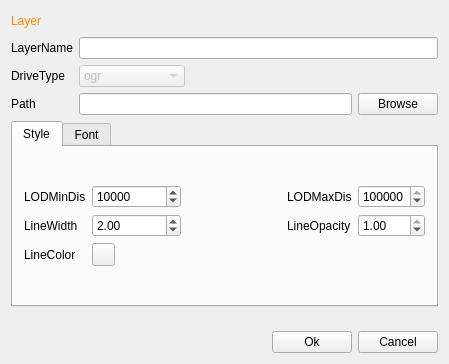
<?xml version="1.0" encoding="UTF-8"?>
<ui version="4.0">
 <class>CVectorLayerDialog</class>
 <widget class="QWidget" name="CVectorLayerDialog">
  <property name="geometry">
   <rect>
    <x>0</x>
    <y>0</y>
    <width>449</width>
    <height>364</height>
   </rect>
  </property>
  <property name="windowTitle">
   <string>CVectorLayerDialog</string>
  </property>
  <layout class="QGridLayout" name="gridLayout_3">
   <item row="0" column="0" colspan="2">
    <layout class="QHBoxLayout" name="horizontalLayout">
     <item>
      <widget class="QLabel" name="label_layer">
       <property name="styleSheet">
        <string notr="true">color: rgb(249, 133, 0);</string>
       </property>
       <property name="text">
        <string>Layer</string>
       </property>
      </widget>
     </item>
     <item>
      <spacer name="horizontalSpacer">
       <property name="orientation">
        <enum>Qt::Horizontal</enum>
       </property>
       <property name="sizeHint" stdset="0">
        <size>
         <width>40</width>
         <height>20</height>
        </size>
       </property>
      </spacer>
     </item>
    </layout>
   </item>
   <item row="1" column="0">
    <layout class="QVBoxLayout" name="verticalLayout_3">
     <item>
      <widget class="QLabel" name="label_layerName">
       <property name="text">
        <string>LayerName</string>
       </property>
      </widget>
     </item>
     <item>
      <widget class="QLabel" name="label_driveType">
       <property name="text">
        <string>DriveType</string>
       </property>
      </widget>
     </item>
     <item>
      <widget class="QLabel" name="label_path">
       <property name="text">
        <string>Path</string>
       </property>
      </widget>
     </item>
    </layout>
   </item>
   <item row="1" column="1">
    <layout class="QVBoxLayout" name="verticalLayout_4">
     <item>
      <widget class="QLineEdit" name="lineEdit_layerName"/>
     </item>
     <item>
      <layout class="QHBoxLayout" name="horizontalLayout_13">
       <item>
        <widget class="QComboBox" name="comboBox_driveType">
         <property name="enabled">
          <bool>false</bool>
         </property>
         <property name="maximumSize">
          <size>
           <width>16777215</width>
           <height>50</height>
          </size>
         </property>
         <item>
          <property name="text">
           <string>ogr</string>
          </property>
         </item>
         <item>
          <property name="text">
           <string>feature_geom</string>
          </property>
         </item>
         <item>
          <property name="text">
           <string>hgvector</string>
          </property>
         </item>
         <item>
          <property name="text">
           <string>raster</string>
          </property>
         </item>
         <item>
          <property name="text">
           <string>tfs</string>
          </property>
         </item>
         <item>
          <property name="text">
           <string>wfs</string>
          </property>
         </item>
         <item>
          <property name="text">
           <string>xyz</string>
          </property>
         </item>
        </widget>
       </item>
       <item>
        <spacer name="horizontalSpacer_17">
         <property name="orientation">
          <enum>Qt::Horizontal</enum>
         </property>
         <property name="sizeHint" stdset="0">
          <size>
           <width>40</width>
           <height>20</height>
          </size>
         </property>
        </spacer>
       </item>
      </layout>
     </item>
     <item>
      <layout class="QHBoxLayout" name="horizontalLayout_12">
       <item>
        <widget class="QLineEdit" name="lineEdit_path"/>
       </item>
       <item>
        <widget class="QPushButton" name="btn_find_path">
         <property name="sizePolicy">
          <sizepolicy hsizetype="Minimum" vsizetype="Fixed">
           <horstretch>0</horstretch>
           <verstretch>0</verstretch>
          </sizepolicy>
         </property>
         <property name="text">
          <string>Browse</string>
         </property>
        </widget>
       </item>
      </layout>
     </item>
    </layout>
   </item>
   <item row="2" column="0" colspan="2">
    <layout class="QHBoxLayout" name="horizontalLayout_10"/>
   </item>
   <item row="3" column="0" colspan="2">
    <layout class="QVBoxLayout" name="verticalLayout_9">
     <item>
      <widget class="QTabWidget" name="tabWidget">
       <property name="currentIndex">
        <number>0</number>
       </property>
       <widget class="QWidget" name="tab_style">
        <attribute name="title">
         <string>Style</string>
        </attribute>
        <layout class="QGridLayout" name="gridLayout">
         <item row="0" column="1">
          <layout class="QVBoxLayout" name="verticalLayout_2">
           <item>
            <widget class="QSpinBox" name="spinBox_minDistance">
             <property name="maximum">
              <number>999999999</number>
             </property>
             <property name="singleStep">
              <number>1000</number>
             </property>
             <property name="value">
              <number>10000</number>
             </property>
            </widget>
           </item>
           <item>
            <widget class="QDoubleSpinBox" name="dSpinBox_lineWidth">
             <property name="minimum">
              <double>0.100000000000000</double>
             </property>
             <property name="maximum">
              <double>10.000000000000000</double>
             </property>
             <property name="singleStep">
              <double>0.500000000000000</double>
             </property>
             <property name="value">
              <double>2.000000000000000</double>
             </property>
            </widget>
           </item>
           <item>
            <layout class="QHBoxLayout" name="horizontalLayout_2">
             <item>
              <widget class="QPushButton" name="btn_lineColor">
               <property name="minimumSize">
                <size>
                 <width>23</width>
                 <height>23</height>
                </size>
               </property>
               <property name="maximumSize">
                <size>
                 <width>23</width>
                 <height>23</height>
                </size>
               </property>
               <property name="styleSheet">
                <string notr="true"/>
               </property>
              </widget>
             </item>
             <item>
              <spacer name="horizontalSpacer_3">
               <property name="orientation">
                <enum>Qt::Horizontal</enum>
               </property>
               <property name="sizeHint" stdset="0">
                <size>
                 <width>40</width>
                 <height>20</height>
                </size>
               </property>
              </spacer>
             </item>
            </layout>
           </item>
          </layout>
         </item>
         <item row="0" column="0">
          <layout class="QVBoxLayout" name="verticalLayout">
           <item>
            <widget class="QLabel" name="label_minDistance">
             <property name="text">
              <string>LODMinDis</string>
             </property>
            </widget>
           </item>
           <item>
            <widget class="QLabel" name="label_lineWidth">
             <property name="text">
              <string>LineWidth</string>
             </property>
            </widget>
           </item>
           <item>
            <widget class="QLabel" name="label_lineColor">
             <property name="text">
              <string>LineColor</string>
             </property>
            </widget>
           </item>
          </layout>
         </item>
         <item row="0" column="4">
          <layout class="QVBoxLayout" name="verticalLayout_5">
           <item>
            <widget class="QLabel" name="label_maxDistance">
             <property name="text">
              <string>LODMaxDis</string>
             </property>
            </widget>
           </item>
           <item>
            <widget class="QLabel" name="label_lineOpacity">
             <property name="text">
              <string>LineOpacity</string>
             </property>
            </widget>
           </item>
           <item>
            <widget class="QLabel" name="label">
             <property name="text">
              <string/>
             </property>
            </widget>
           </item>
          </layout>
         </item>
         <item row="0" column="5">
          <layout class="QVBoxLayout" name="verticalLayout_6">
           <item>
            <widget class="QSpinBox" name="spinBox_maxDistance">
             <property name="maximum">
              <number>999999999</number>
             </property>
             <property name="singleStep">
              <number>10000</number>
             </property>
             <property name="value">
              <number>50000000</number>
             </property>
            </widget>
           </item>
           <item>
            <widget class="QDoubleSpinBox" name="dspinBox_lineOpacity">
             <property name="maximum">
              <double>1.000000000000000</double>
             </property>
             <property name="singleStep">
              <double>0.100000000000000</double>
             </property>
             <property name="value">
              <double>1.000000000000000</double>
             </property>
            </widget>
           </item>
           <item>
            <widget class="QLabel" name="label_2">
             <property name="text">
              <string/>
             </property>
            </widget>
           </item>
          </layout>
         </item>
         <item row="0" column="2">
          <spacer name="horizontalSpacer_16">
           <property name="orientation">
            <enum>Qt::Horizontal</enum>
           </property>
           <property name="sizeHint" stdset="0">
            <size>
             <width>40</width>
             <height>20</height>
            </size>
           </property>
          </spacer>
         </item>
         <item row="1" column="0" colspan="6">
          <layout class="QHBoxLayout" name="horizontalLayout_11">
           <property name="spacing">
            <number>0</number>
           </property>
          </layout>
         </item>
        </layout>
       </widget>
       <widget class="QWidget" name="tab_font">
        <attribute name="title">
         <string>Font</string>
        </attribute>
        <layout class="QGridLayout" name="gridLayout_2">
         <item row="0" column="0">
          <layout class="QVBoxLayout" name="verticalLayout_7">
           <item>
            <widget class="QLabel" name="label_fontSize">
             <property name="text">
              <string>FontSize</string>
             </property>
            </widget>
           </item>
           <item>
            <widget class="QLabel" name="label_fontFormat">
             <property name="text">
              <string>FontFormat</string>
             </property>
            </widget>
           </item>
           <item>
            <widget class="QLabel" name="label_fontColor">
             <property name="text">
              <string>FontColor</string>
             </property>
            </widget>
           </item>
           <item>
            <widget class="QLabel" name="label_icon">
             <property name="text">
              <string>Icon</string>
             </property>
            </widget>
           </item>
          </layout>
         </item>
         <item row="0" column="1">
          <layout class="QVBoxLayout" name="verticalLayout_8">
           <item>
            <layout class="QHBoxLayout" name="horizontalLayout_5">
             <item>
              <widget class="QSpinBox" name="spinBox_fontSize">
               <property name="maximum">
                <number>100</number>
               </property>
               <property name="value">
                <number>18</number>
               </property>
              </widget>
             </item>
             <item>
              <spacer name="horizontalSpacer_5">
               <property name="orientation">
                <enum>Qt::Horizontal</enum>
               </property>
               <property name="sizeHint" stdset="0">
                <size>
                 <width>40</width>
                 <height>20</height>
                </size>
               </property>
              </spacer>
             </item>
            </layout>
           </item>
           <item>
            <widget class="QLineEdit" name="lineEdit_fontFormat"/>
           </item>
           <item>
            <layout class="QHBoxLayout" name="horizontalLayout_7">
             <item>
              <spacer name="horizontalSpacer_6">
               <property name="orientation">
                <enum>Qt::Horizontal</enum>
               </property>
               <property name="sizeHint" stdset="0">
                <size>
                 <width>40</width>
                 <height>20</height>
                </size>
               </property>
              </spacer>
             </item>
             <item>
              <widget class="QPushButton" name="btn_fontColor">
               <property name="minimumSize">
                <size>
                 <width>23</width>
                 <height>23</height>
                </size>
               </property>
               <property name="maximumSize">
                <size>
                 <width>23</width>
                 <height>23</height>
                </size>
               </property>
               <property name="text">
                <string/>
               </property>
              </widget>
             </item>
             <item>
              <spacer name="horizontalSpacer_8">
               <property name="orientation">
                <enum>Qt::Horizontal</enum>
               </property>
               <property name="sizeHint" stdset="0">
                <size>
                 <width>40</width>
                 <height>20</height>
                </size>
               </property>
              </spacer>
             </item>
             <item>
              <widget class="QLabel" name="label_shadowColor">
               <property name="text">
                <string>ShadowColor</string>
               </property>
              </widget>
             </item>
             <item>
              <spacer name="horizontalSpacer_7">
               <property name="orientation">
                <enum>Qt::Horizontal</enum>
               </property>
               <property name="sizeHint" stdset="0">
                <size>
                 <width>40</width>
                 <height>20</height>
                </size>
               </property>
              </spacer>
             </item>
             <item>
              <widget class="QPushButton" name="btn_shadowColor">
               <property name="minimumSize">
                <size>
                 <width>23</width>
                 <height>23</height>
                </size>
               </property>
               <property name="maximumSize">
                <size>
                 <width>23</width>
                 <height>23</height>
                </size>
               </property>
               <property name="text">
                <string/>
               </property>
              </widget>
             </item>
             <item>
              <spacer name="horizontalSpacer_10">
               <property name="orientation">
                <enum>Qt::Horizontal</enum>
               </property>
               <property name="sizeHint" stdset="0">
                <size>
                 <width>40</width>
                 <height>20</height>
                </size>
               </property>
              </spacer>
             </item>
            </layout>
           </item>
           <item>
            <layout class="QHBoxLayout" name="horizontalLayout_8">
             <item>
              <widget class="QLineEdit" name="lineEdit_icon"/>
             </item>
             <item>
              <widget class="QPushButton" name="btn_find_icon">
               <property name="text">
                <string>Browse</string>
               </property>
              </widget>
             </item>
            </layout>
           </item>
          </layout>
         </item>
         <item row="1" column="0" colspan="2">
          <layout class="QHBoxLayout" name="horizontalLayout_9">
           <item>
            <widget class="QCheckBox" name="checkBox_dodge">
             <property name="text">
              <string>Dodge</string>
             </property>
            </widget>
           </item>
           <item>
            <spacer name="horizontalSpacer_9">
             <property name="orientation">
              <enum>Qt::Horizontal</enum>
             </property>
             <property name="sizeHint" stdset="0">
              <size>
               <width>40</width>
               <height>20</height>
              </size>
             </property>
            </spacer>
           </item>
          </layout>
         </item>
        </layout>
       </widget>
      </widget>
     </item>
     <item>
      <spacer name="verticalSpacer">
       <property name="orientation">
        <enum>Qt::Vertical</enum>
       </property>
       <property name="sizeHint" stdset="0">
        <size>
         <width>20</width>
         <height>40</height>
        </size>
       </property>
      </spacer>
     </item>
     <item>
      <layout class="QHBoxLayout" name="horizontalLayout_4">
       <item>
        <spacer name="horizontalSpacer_2">
         <property name="orientation">
          <enum>Qt::Horizontal</enum>
         </property>
         <property name="sizeHint" stdset="0">
          <size>
           <width>40</width>
           <height>20</height>
          </size>
         </property>
        </spacer>
       </item>
       <item>
        <widget class="QPushButton" name="btn_ok">
         <property name="text">
          <string>Ok</string>
         </property>
        </widget>
       </item>
       <item>
        <widget class="QPushButton" name="btn_cancel">
         <property name="text">
          <string>Cancel</string>
         </property>
        </widget>
       </item>
      </layout>
     </item>
    </layout>
   </item>
  </layout>
 </widget>
 <layoutdefault spacing="6" margin="11"/>
 <resources>
  <include location="../resource/images.qrc"/>
 </resources>
 <connections/>
</ui>
